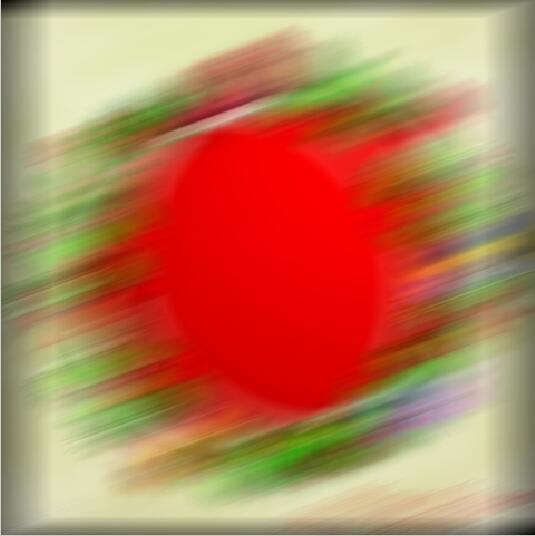
%> input picture deep-learnning-files/matlab for tuxiangmohu/2.jpg, 535 x 536 px
$ octave motion.m   (GNU Octave 9; MATLAB toolbox functions it lacks are replaced by stand-ins)
%> lines starting %> are read from the running program, lines starting %| are printed output that depends on the picture
I=imread('2.jpg');
%> I is the input picture: size 536x535x3 uint8; mean R, G, B 183.8, 124, 89
subplot(1,2,1)
imshow(I);
MotionBlur=im2double(I);
%
% LEN=30;
% THETA=45;
PSF=fspecial('motion',100,200);
% MotionBlur=imfilter(I,PSF);
% subplot(1,2,2)
% imshow(MotionBlur);
k=deconvlucy(MotionBlur,PSF,5)
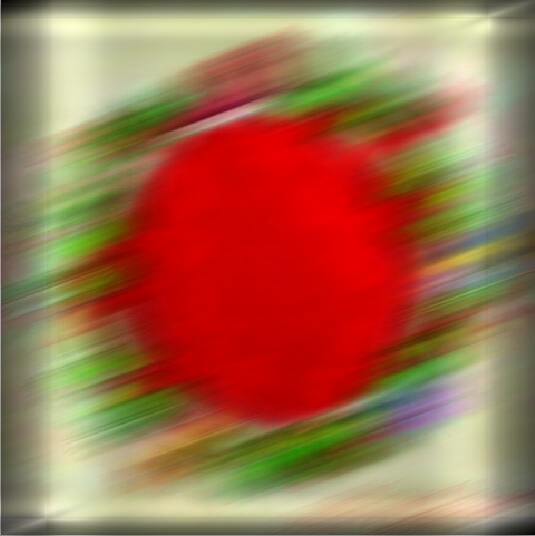
%> k: size 536x535x3 double; mean R, G, B 0.721, 0.486, 0.349; mean of the top-left, top-right, bottom-left and bottom-right quarters 0.542, 0.532, 0.501, 0.5; drawn with min black and max white
n=deconvlucy(MotionBlur,PSF,10)
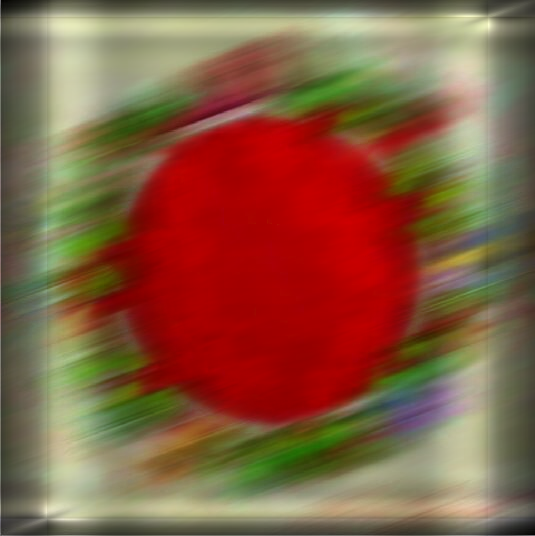
%> n: size 536x535x3 double; mean R, G, B 0.721, 0.486, 0.349; mean of the top-left, top-right, bottom-left and bottom-right quarters 0.542, 0.532, 0.501, 0.5; drawn with min black and max white
M=deconvlucy(MotionBlur,PSF,15)
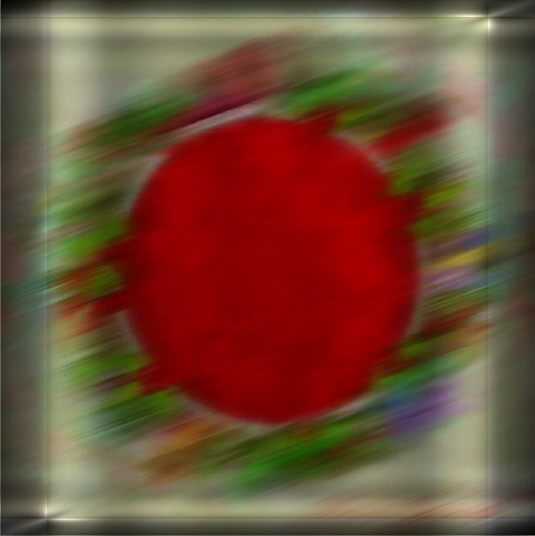
%> M: size 536x535x3 double; mean R, G, B 0.721, 0.486, 0.349; mean of the top-left, top-right, bottom-left and bottom-right quarters 0.542, 0.533, 0.501, 0.5; drawn with min black and max white
figure;
subplot(1,3,1);imshow(k);
subplot(1,3,2);imshow(n);
%> after `imshow(n)`:
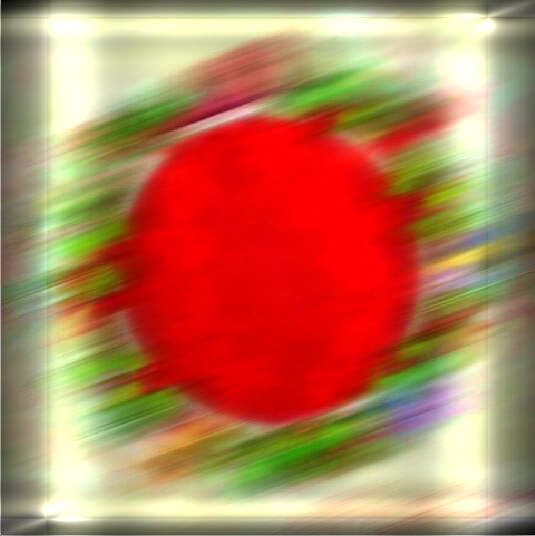
%> displayed picture: size 536x535x3, on the screen's scale of 0 to 255; mean R, G, B 182.6, 122.9, 89
subplot(1,3,3);imshow(M);
%> after `imshow(M)`:
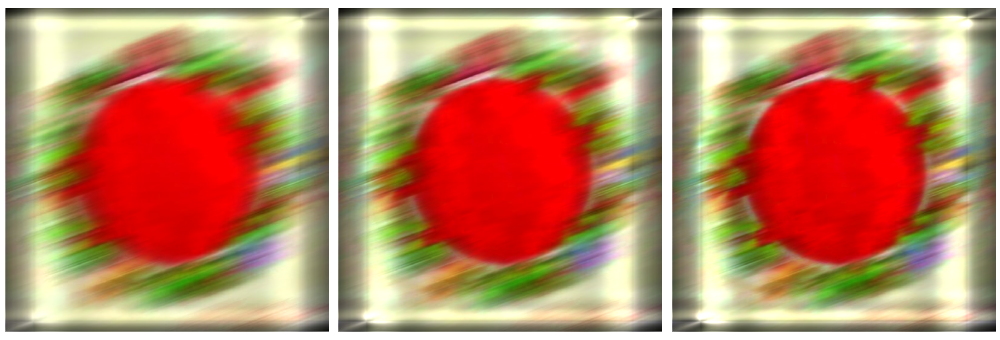
%> figure redrawn from the program's plot data, 3 panels
